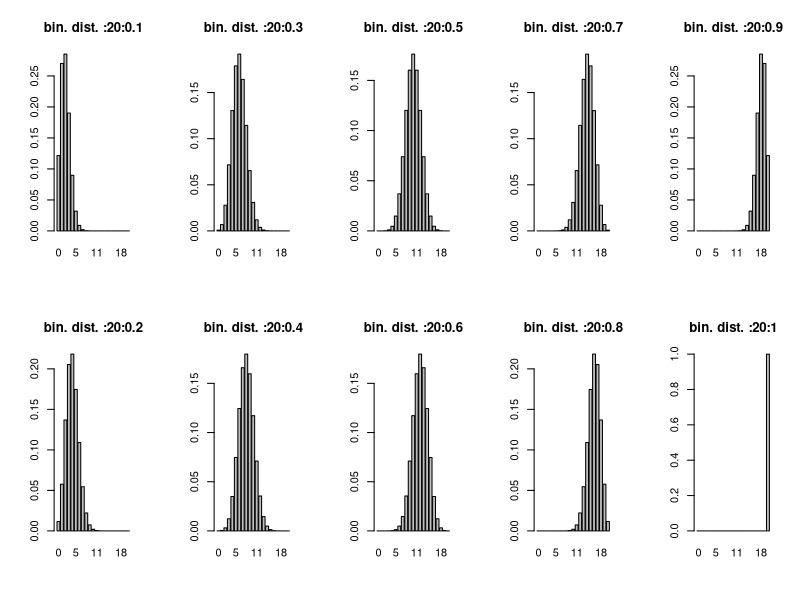
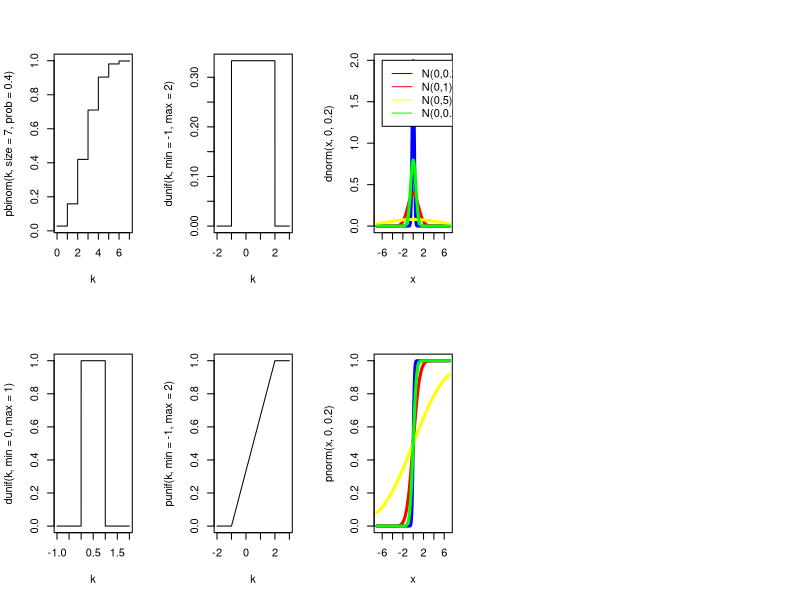
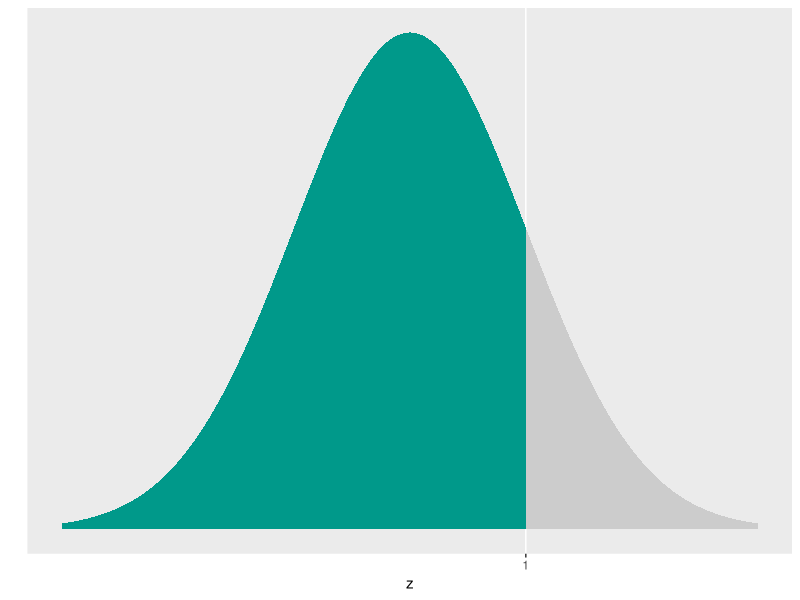
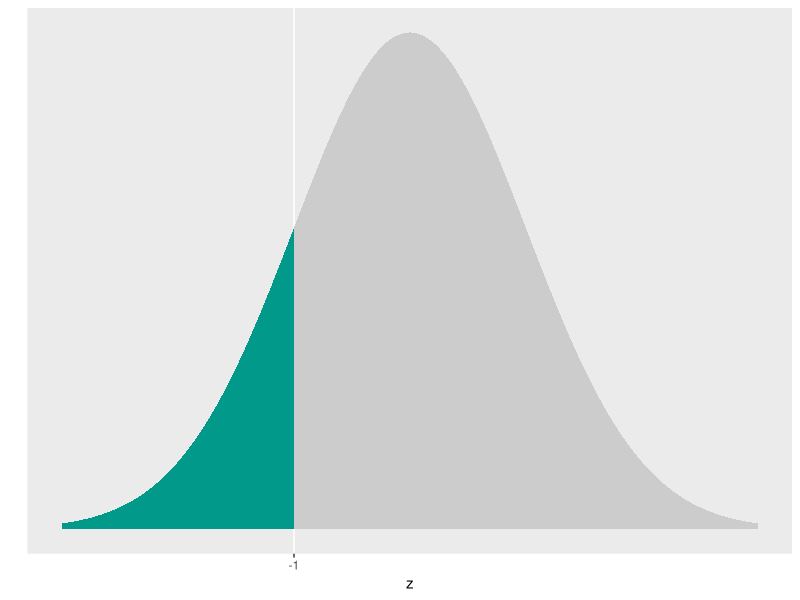
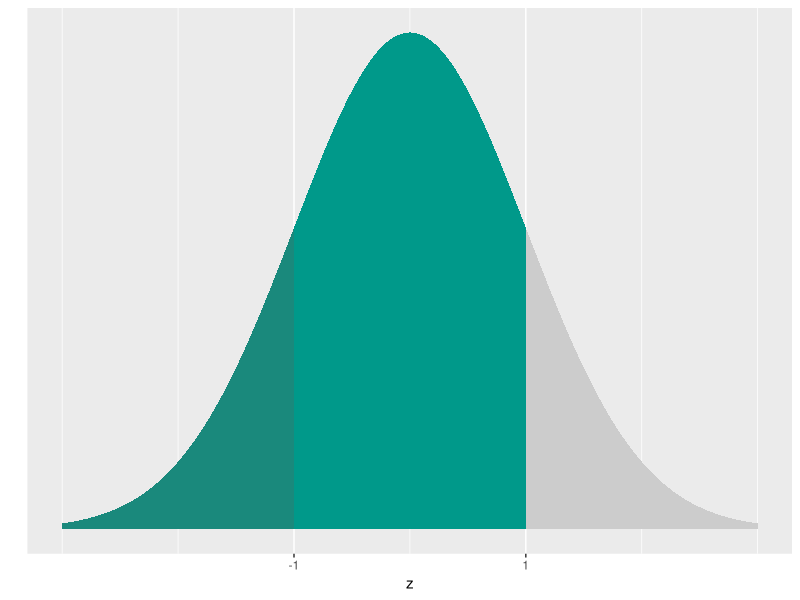

The R script that drew these images, in order:
## ---- chunk 1
knitr::opts_chunk$set(error = TRUE)
knitr::opts_chunk$set(cache=FALSE)
knitr::opts_chunk$set(warning=FALSE)
knitr::opts_chunk$set(message=FALSE)
## ---- chunk 2
graph <- function(n,p){
  x <- dbinom(0:n,size=n,prob=p)
  barplot(x,names.arg=0:n,
         main=sprintf(paste('bin. dist. ',n,p,sep=':')))
}
par(mfcol=c(2,5))
  mapply(graph,20,seq(0.1,1,0.1))
## ---- chunk 3
k <- seq(0,7, by=0.0001)
plot(k,pbinom(k,size=7,prob=.4),type="l")
## ---- chunk 4
k <- seq(-1,2, by = 0.001)
plot(k, dunif(k,  min=0, max=1), type="l")
## ---- chunk 5
k <- seq(-2,3, by = 0.001)
plot(k, dunif(k,  min=-1, max=2), type="l")
## ---- chunk 6
k <- seq(-2,3, by = 0.001)
plot(k, punif(k,  min=-1, max=2), type="l")
## ---- chunk 7
x <- seq(-7,7, by =0.001)
plot(x, dnorm(x, 0, 0.2), type="l", col="blue", lwd=3)
curve(dnorm(x, 0, 1.0), add=TRUE, col="red", lwd=3)
curve(dnorm(x, 0, 5.0), add=TRUE, col="yellow", lwd=3)
curve(dnorm(x, 0, 0.5), add=TRUE, col="green", lwd=3)
legend(-6,2,legend=c("N(0,0.2)","N(0,1)","N(0,5)", "N(0,0.5)"),lty=1,col=c("blue", "red", "yellow", "green"))
## ---- chunk 8
x <- seq(-7,7, by =0.001)
plot(x, pnorm(x, 0, 0.2), type="l", col="blue", lwd=3)
curve(pnorm(x, 0, 1.0), add=TRUE, col="red", lwd=3)
curve(pnorm(x, 0, 5.0), add=TRUE, col="yellow", lwd=3)
curve(pnorm(x, 0, 0.5), add=TRUE, col="green", lwd=3)
legend(-6,2,legend=c("N(0,0.2)","N(0,1)","N(0,5)", "N(0,0.5)"),lty=1,col=c("blue", "red", 
"yellow", "green"))
## ---- chunk 9
library(ggplot2)
ggplot(NULL, aes(c(-3,3))) +
  geom_area(stat = "function", fun = dnorm, fill = "#00998a", xlim = c(-3, 1)) +
  geom_area(stat = "function", fun = dnorm, fill = "grey80", xlim = c(1, 3)) +
  labs(x = "z", y = "") +
  scale_y_continuous(breaks = NULL) +
  scale_x_continuous(breaks = 1)
## ---- chunk 10
ggplot(NULL, aes(c(-3,3))) +
  geom_area(stat = "function", fun = dnorm, fill = "#00998a", xlim = c(-3, -1)) +
  geom_area(stat = "function", fun = dnorm, fill = "grey80", xlim = c(-1, 3)) +
  labs(x = "z", y = "") +
  scale_y_continuous(breaks = NULL) +
  scale_x_continuous(breaks = -1)
## ---- chunk 11
ggplot(NULL, aes(c(-3,3))) +
  geom_area(stat = "function", fun = dnorm, fill = "#00998a", xlim = c(-3, 1)) +
  geom_area(stat = "function", fun = dnorm, fill = "red", xlim = c(-3, -1), alpha=0.1) + 
  geom_area(stat = "function", fun = dnorm, fill = "grey80", xlim = c(1, 3)) +
  labs(x = "z", y = "") +
  scale_y_continuous(breaks = NULL) +
  scale_x_continuous(breaks = c(-1, 1))
